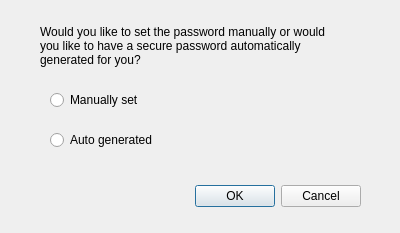
<?xml version="1.0" encoding="UTF-8"?>
<ui version="4.0">
 <class>set_dialog</class>
 <widget class="QDialog" name="set_dialog">
  <property name="geometry">
   <rect>
    <x>0</x>
    <y>0</y>
    <width>400</width>
    <height>233</height>
   </rect>
  </property>
  <property name="windowTitle">
   <string>Set/Reset Password</string>
  </property>
  <widget class="QDialogButtonBox" name="buttonBox">
   <property name="geometry">
    <rect>
     <x>20</x>
     <y>180</y>
     <width>341</width>
     <height>32</height>
    </rect>
   </property>
   <property name="orientation">
    <enum>Qt::Horizontal</enum>
   </property>
   <property name="standardButtons">
    <set>QDialogButtonBox::Cancel|QDialogButtonBox::Ok</set>
   </property>
  </widget>
  <widget class="QRadioButton" name="manual">
   <property name="geometry">
    <rect>
     <x>50</x>
     <y>90</y>
     <width>141</width>
     <height>20</height>
    </rect>
   </property>
   <property name="text">
    <string>Manually set</string>
   </property>
  </widget>
  <widget class="QRadioButton" name="auto_2">
   <property name="geometry">
    <rect>
     <x>50</x>
     <y>130</y>
     <width>151</width>
     <height>20</height>
    </rect>
   </property>
   <property name="text">
    <string>Auto generated</string>
   </property>
  </widget>
  <widget class="QLabel" name="label">
   <property name="geometry">
    <rect>
     <x>40</x>
     <y>10</y>
     <width>301</width>
     <height>71</height>
    </rect>
   </property>
   <property name="text">
    <string>Would you like to set the password manually or would you like to have a secure password automatically generated for you?</string>
   </property>
   <property name="wordWrap">
    <bool>true</bool>
   </property>
  </widget>
 </widget>
 <resources/>
 <connections>
  <connection>
   <sender>buttonBox</sender>
   <signal>accepted()</signal>
   <receiver>set_dialog</receiver>
   <slot>accept()</slot>
   <hints>
    <hint type="sourcelabel">
     <x>248</x>
     <y>254</y>
    </hint>
    <hint type="destinationlabel">
     <x>157</x>
     <y>274</y>
    </hint>
   </hints>
  </connection>
  <connection>
   <sender>buttonBox</sender>
   <signal>rejected()</signal>
   <receiver>set_dialog</receiver>
   <slot>reject()</slot>
   <hints>
    <hint type="sourcelabel">
     <x>316</x>
     <y>260</y>
    </hint>
    <hint type="destinationlabel">
     <x>286</x>
     <y>274</y>
    </hint>
   </hints>
  </connection>
 </connections>
</ui>
